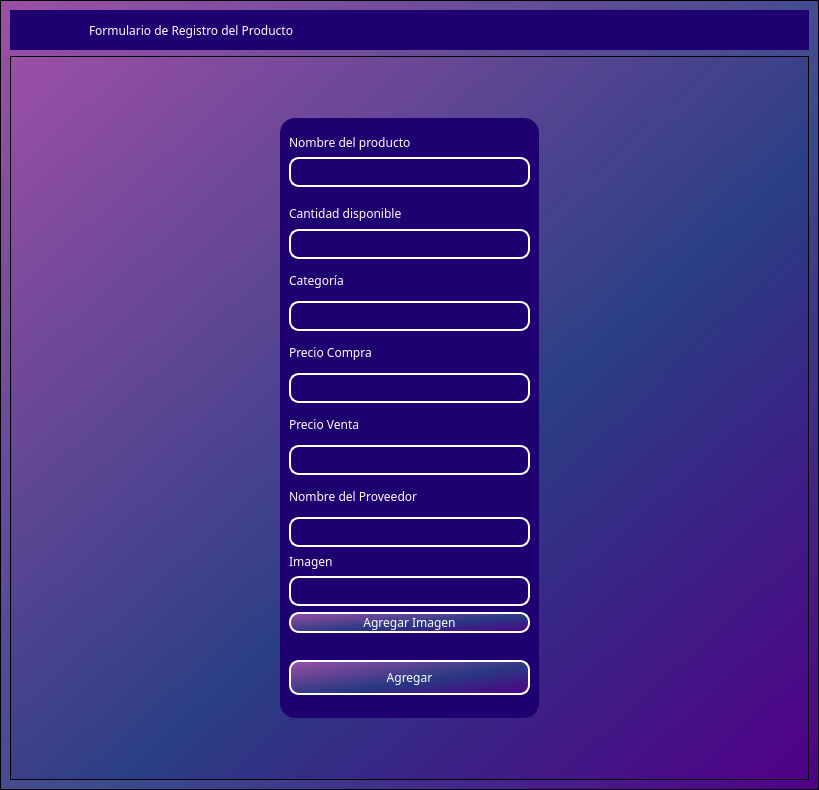
<?xml version="1.0" encoding="UTF-8"?>
<ui version="4.0">
 <class>MainWindow</class>
 <widget class="QMainWindow" name="MainWindow">
  <property name="geometry">
   <rect>
    <x>0</x>
    <y>0</y>
    <width>819</width>
    <height>790</height>
   </rect>
  </property>
  <property name="windowTitle">
   <string>MainWindow</string>
  </property>
  <property name="styleSheet">
   <string notr="true"/>
  </property>
  <widget class="QWidget" name="centralwidget">
   <property name="styleSheet">
    <string notr="true"/>
   </property>
   <layout class="QVBoxLayout" name="verticalLayout">
    <property name="spacing">
     <number>0</number>
    </property>
    <property name="leftMargin">
     <number>0</number>
    </property>
    <property name="topMargin">
     <number>0</number>
    </property>
    <property name="rightMargin">
     <number>0</number>
    </property>
    <property name="bottomMargin">
     <number>0</number>
    </property>
    <item>
     <widget class="QFrame" name="frame">
      <property name="enabled">
       <bool>true</bool>
      </property>
      <property name="styleSheet">
       <string notr="true">font-family: Noto Sans SC;
background-color: qlineargradient(spread:pad, x1:1, y1:1, x2:0, y2:0, stop:0 rgba(81, 0, 135, 255), stop:0.427447 rgba(41, 61, 132, 235), stop:1 rgba(155, 79, 165, 255));
</string>
      </property>
      <property name="frameShape">
       <enum>QFrame::StyledPanel</enum>
      </property>
      <property name="frameShadow">
       <enum>QFrame::Raised</enum>
      </property>
      <layout class="QVBoxLayout" name="verticalLayout_2">
       <item>
        <widget class="QFrame" name="frame_superior">
         <property name="minimumSize">
          <size>
           <width>0</width>
           <height>40</height>
          </size>
         </property>
         <property name="maximumSize">
          <size>
           <width>16777215</width>
           <height>40</height>
          </size>
         </property>
         <property name="styleSheet">
          <string notr="true">QPushButton{
	border-radius:18px;
}

QPushButton:hover{
	background-color: rgb(0, 0, 0);
}
QFrame{
	border-radius:25px;
 	background-color: #1E0070;
}</string>
         </property>
         <property name="frameShape">
          <enum>QFrame::StyledPanel</enum>
         </property>
         <property name="frameShadow">
          <enum>QFrame::Raised</enum>
         </property>
         <layout class="QHBoxLayout" name="horizontalLayout_3">
          <property name="spacing">
           <number>4</number>
          </property>
          <property name="leftMargin">
           <number>0</number>
          </property>
          <property name="topMargin">
           <number>0</number>
          </property>
          <property name="rightMargin">
           <number>0</number>
          </property>
          <property name="bottomMargin">
           <number>0</number>
          </property>
          <item>
           <spacer name="horizontalSpacer">
            <property name="orientation">
             <enum>Qt::Horizontal</enum>
            </property>
            <property name="sizeType">
             <enum>QSizePolicy::Fixed</enum>
            </property>
            <property name="sizeHint" stdset="0">
             <size>
              <width>25</width>
              <height>15</height>
             </size>
            </property>
           </spacer>
          </item>
          <item>
           <widget class="QPushButton" name="pushButton">
            <property name="maximumSize">
             <size>
              <width>50</width>
              <height>35</height>
             </size>
            </property>
            <property name="styleSheet">
             <string notr="true">QPushButton{
 	background-color: #1E0070;
}</string>
            </property>
            <property name="text">
             <string/>
            </property>
            <property name="icon">
             <iconset>
              <normalon>../image/product.png</normalon>
             </iconset>
            </property>
            <property name="iconSize">
             <size>
              <width>35</width>
              <height>25</height>
             </size>
            </property>
           </widget>
          </item>
          <item>
           <widget class="QLabel" name="label_2">
            <property name="layoutDirection">
             <enum>Qt::LeftToRight</enum>
            </property>
            <property name="styleSheet">
             <string notr="true">color:white;
font: 12pt &quot;MS Shell Dlg 2&quot;;</string>
            </property>
            <property name="text">
             <string>Formulario de Registro del Producto</string>
            </property>
            <property name="scaledContents">
             <bool>false</bool>
            </property>
            <property name="alignment">
             <set>Qt::AlignLeading|Qt::AlignLeft|Qt::AlignVCenter</set>
            </property>
            <property name="margin">
             <number>0</number>
            </property>
           </widget>
          </item>
          <item>
           <widget class="QPushButton" name="bt_minimize">
            <property name="minimumSize">
             <size>
              <width>38</width>
              <height>38</height>
             </size>
            </property>
            <property name="maximumSize">
             <size>
              <width>38</width>
              <height>38</height>
             </size>
            </property>
            <property name="styleSheet">
             <string notr="true">
 	background-color: #1E0070;

</string>
            </property>
            <property name="text">
             <string/>
            </property>
            <property name="icon">
             <iconset>
              <normaloff>image/minus.svg</normaloff>image/minus.svg</iconset>
            </property>
            <property name="iconSize">
             <size>
              <width>38</width>
              <height>38</height>
             </size>
            </property>
           </widget>
          </item>
          <item>
           <widget class="QPushButton" name="bt_maximize">
            <property name="minimumSize">
             <size>
              <width>38</width>
              <height>38</height>
             </size>
            </property>
            <property name="maximumSize">
             <size>
              <width>38</width>
              <height>38</height>
             </size>
            </property>
            <property name="styleSheet">
             <string notr="true">
 	background-color: #1E0070;

</string>
            </property>
            <property name="text">
             <string/>
            </property>
            <property name="icon">
             <iconset>
              <normaloff>image/chevron-up.svg</normaloff>image/chevron-up.svg</iconset>
            </property>
            <property name="iconSize">
             <size>
              <width>38</width>
              <height>38</height>
             </size>
            </property>
           </widget>
          </item>
          <item>
           <widget class="QPushButton" name="bt_normal">
            <property name="minimumSize">
             <size>
              <width>38</width>
              <height>38</height>
             </size>
            </property>
            <property name="maximumSize">
             <size>
              <width>38</width>
              <height>38</height>
             </size>
            </property>
            <property name="styleSheet">
             <string notr="true">
 	background-color: #1E0070;

</string>
            </property>
            <property name="text">
             <string/>
            </property>
            <property name="icon">
             <iconset>
              <normaloff>image/chevron-down.svg</normaloff>image/chevron-down.svg</iconset>
            </property>
            <property name="iconSize">
             <size>
              <width>38</width>
              <height>38</height>
             </size>
            </property>
           </widget>
          </item>
          <item>
           <widget class="QPushButton" name="bt_close">
            <property name="minimumSize">
             <size>
              <width>38</width>
              <height>38</height>
             </size>
            </property>
            <property name="maximumSize">
             <size>
              <width>38</width>
              <height>38</height>
             </size>
            </property>
            <property name="styleSheet">
             <string notr="true">
 	background-color: #1E0070;

</string>
            </property>
            <property name="text">
             <string/>
            </property>
            <property name="icon">
             <iconset>
              <normaloff>image/x.svg</normaloff>image/x.svg</iconset>
            </property>
            <property name="iconSize">
             <size>
              <width>38</width>
              <height>38</height>
             </size>
            </property>
           </widget>
          </item>
         </layout>
        </widget>
       </item>
       <item>
        <widget class="QFrame" name="frame_3">
         <property name="frameShape">
          <enum>QFrame::StyledPanel</enum>
         </property>
         <property name="frameShadow">
          <enum>QFrame::Raised</enum>
         </property>
         <layout class="QHBoxLayout" name="horizontalLayout_4">
          <item>
           <spacer name="horizontalSpacer_3">
            <property name="orientation">
             <enum>Qt::Horizontal</enum>
            </property>
            <property name="sizeHint" stdset="0">
             <size>
              <width>80</width>
              <height>20</height>
             </size>
            </property>
           </spacer>
          </item>
          <item>
           <layout class="QVBoxLayout" name="verticalLayout_4">
            <item>
             <widget class="QFrame" name="frame_4">
              <property name="maximumSize">
               <size>
                <width>500</width>
                <height>600</height>
               </size>
              </property>
              <property name="styleSheet">
               <string notr="true">QLabel {
	color: rgb(255, 255, 254);
	font: 12pt &quot;Arial&quot;;
	background-color: rgba(0, 0, 0,0);
}


QLineEdit{
background-color: rgba(0, 0, 0,0);
border-radius:10px; 
font: 12pt &quot;Arial&quot;;
color: rgb(255, 255, 254);
border: 2px solid  rgb(255, 255, 255);

}

QLineEdit:hover{
background-color: rgba(0, 0, 0,0);
border-radius:10px; 
font: 12pt &quot;Arial&quot;;
border: 2px solid  rgb(120, 0, 171);
}

QLineEdit:focus{
background-color: rgb(0, 0, 0);
border-radius:10px; 
font: 12pt &quot;Arial&quot;;
border: 2px solid rgb(120, 0, 171);
}

QCheckBox{
	font: 12pt &quot;Arial&quot;;
	color: rgb(255, 255, 255);
}

QCheckBox::indicator {
    width: 18px;
    height:18px;
}

QCheckBox::indicator:unchecked {
   background-image: url(image/square.svg);
}

QCheckBox::indicator:checked {
   background-image: url(image/check-square.svg);
}

QPushButton{
border-radius:10px; 
font: 12pt &quot;Arial&quot;;
color: rgb(255, 255, 254);
border: 2px solid #ffffff;
}

QPushButton:hover{
border-radius:10px; 
font: 12pt &quot;Arial&quot;;
color: rgb(255, 255, 255);
border: 2px solid rgb(120, 0, 171);
	background-color: rgb(120, 0, 171);
}
QFrame{
 	background-color: #1E0070;
	border-radius:15px; 
}
</string>
              </property>
              <property name="frameShape">
               <enum>QFrame::StyledPanel</enum>
              </property>
              <property name="frameShadow">
               <enum>QFrame::Raised</enum>
              </property>
              <layout class="QVBoxLayout" name="verticalLayout_3">
               <item>
                <spacer name="verticalSpacer_3">
                 <property name="orientation">
                  <enum>Qt::Vertical</enum>
                 </property>
                 <property name="sizeHint" stdset="0">
                  <size>
                   <width>20</width>
                   <height>40</height>
                  </size>
                 </property>
                </spacer>
               </item>
               <item>
                <widget class="QLabel" name="label_4">
                 <property name="text">
                  <string>Nombre del producto</string>
                 </property>
                </widget>
               </item>
               <item>
                <widget class="QLineEdit" name="nametxt">
                 <property name="minimumSize">
                  <size>
                   <width>0</width>
                   <height>30</height>
                  </size>
                 </property>
                </widget>
               </item>
               <item>
                <widget class="QLabel" name="label_9">
                 <property name="minimumSize">
                  <size>
                   <width>0</width>
                   <height>30</height>
                  </size>
                 </property>
                 <property name="maximumSize">
                  <size>
                   <width>16777215</width>
                   <height>20</height>
                  </size>
                 </property>
                 <property name="text">
                  <string>Cantidad disponible</string>
                 </property>
                </widget>
               </item>
               <item>
                <widget class="QLineEdit" name="stocktxt">
                 <property name="minimumSize">
                  <size>
                   <width>0</width>
                   <height>30</height>
                  </size>
                 </property>
                 <property name="inputMethodHints">
                  <set>Qt::ImhHiddenText|Qt::ImhPreferNumbers</set>
                 </property>
                </widget>
               </item>
               <item>
                <widget class="QLabel" name="label_7">
                 <property name="minimumSize">
                  <size>
                   <width>0</width>
                   <height>30</height>
                  </size>
                 </property>
                 <property name="text">
                  <string>Categoría</string>
                 </property>
                </widget>
               </item>
               <item>
                <widget class="QLineEdit" name="categorytxt">
                 <property name="minimumSize">
                  <size>
                   <width>0</width>
                   <height>30</height>
                  </size>
                 </property>
                 <property name="sizeIncrement">
                  <size>
                   <width>0</width>
                   <height>35</height>
                  </size>
                 </property>
                 <property name="baseSize">
                  <size>
                   <width>0</width>
                   <height>35</height>
                  </size>
                 </property>
                </widget>
               </item>
               <item>
                <widget class="QLabel" name="label_5">
                 <property name="minimumSize">
                  <size>
                   <width>0</width>
                   <height>30</height>
                  </size>
                 </property>
                 <property name="text">
                  <string>Precio Compra</string>
                 </property>
                </widget>
               </item>
               <item>
                <widget class="QLineEdit" name="purchasepricetxt">
                 <property name="minimumSize">
                  <size>
                   <width>0</width>
                   <height>30</height>
                  </size>
                 </property>
                 <property name="maximumSize">
                  <size>
                   <width>16777215</width>
                   <height>16777215</height>
                  </size>
                 </property>
                 <property name="echoMode">
                  <enum>QLineEdit::Normal</enum>
                 </property>
                </widget>
               </item>
               <item>
                <widget class="QLabel" name="label_10">
                 <property name="minimumSize">
                  <size>
                   <width>0</width>
                   <height>30</height>
                  </size>
                 </property>
                 <property name="text">
                  <string>Precio Venta</string>
                 </property>
                </widget>
               </item>
               <item>
                <widget class="QLineEdit" name="salepricetxt">
                 <property name="minimumSize">
                  <size>
                   <width>0</width>
                   <height>30</height>
                  </size>
                 </property>
                </widget>
               </item>
               <item>
                <widget class="QLabel" name="label_6">
                 <property name="minimumSize">
                  <size>
                   <width>0</width>
                   <height>30</height>
                  </size>
                 </property>
                 <property name="text">
                  <string>Nombre del Proveedor</string>
                 </property>
                </widget>
               </item>
               <item>
                <widget class="QLineEdit" name="providernametxt">
                 <property name="minimumSize">
                  <size>
                   <width>0</width>
                   <height>30</height>
                  </size>
                 </property>
                </widget>
               </item>
               <item>
                <widget class="QLabel" name="label">
                 <property name="text">
                  <string>Imagen</string>
                 </property>
                </widget>
               </item>
               <item>
                <widget class="QLineEdit" name="imagetxt">
                 <property name="enabled">
                  <bool>false</bool>
                 </property>
                 <property name="minimumSize">
                  <size>
                   <width>0</width>
                   <height>30</height>
                  </size>
                 </property>
                </widget>
               </item>
               <item>
                <widget class="QPushButton" name="btn_add_image">
                 <property name="cursor">
                  <cursorShape>PointingHandCursor</cursorShape>
                 </property>
                 <property name="text">
                  <string>Agregar Imagen</string>
                 </property>
                </widget>
               </item>
               <item>
                <spacer name="verticalSpacer_4">
                 <property name="orientation">
                  <enum>Qt::Vertical</enum>
                 </property>
                 <property name="sizeHint" stdset="0">
                  <size>
                   <width>20</width>
                   <height>40</height>
                  </size>
                 </property>
                </spacer>
               </item>
               <item>
                <spacer name="verticalSpacer_5">
                 <property name="orientation">
                  <enum>Qt::Vertical</enum>
                 </property>
                 <property name="sizeHint" stdset="0">
                  <size>
                   <width>20</width>
                   <height>40</height>
                  </size>
                 </property>
                </spacer>
               </item>
               <item>
                <spacer name="verticalSpacer_6">
                 <property name="orientation">
                  <enum>Qt::Vertical</enum>
                 </property>
                 <property name="sizeHint" stdset="0">
                  <size>
                   <width>20</width>
                   <height>40</height>
                  </size>
                 </property>
                </spacer>
               </item>
               <item>
                <widget class="QPushButton" name="btn_register_bd">
                 <property name="minimumSize">
                  <size>
                   <width>0</width>
                   <height>35</height>
                  </size>
                 </property>
                 <property name="cursor">
                  <cursorShape>PointingHandCursor</cursorShape>
                 </property>
                 <property name="text">
                  <string>Agregar</string>
                 </property>
                </widget>
               </item>
               <item>
                <spacer name="verticalSpacer_7">
                 <property name="orientation">
                  <enum>Qt::Vertical</enum>
                 </property>
                 <property name="sizeHint" stdset="0">
                  <size>
                   <width>20</width>
                   <height>40</height>
                  </size>
                 </property>
                </spacer>
               </item>
               <item>
                <layout class="QHBoxLayout" name="horizontalLayout_2"/>
               </item>
               <item>
                <spacer name="verticalSpacer_8">
                 <property name="orientation">
                  <enum>Qt::Vertical</enum>
                 </property>
                 <property name="sizeHint" stdset="0">
                  <size>
                   <width>20</width>
                   <height>40</height>
                  </size>
                 </property>
                </spacer>
               </item>
               <item>
                <layout class="QHBoxLayout" name="horizontalLayout"/>
               </item>
              </layout>
             </widget>
            </item>
           </layout>
          </item>
          <item>
           <spacer name="horizontalSpacer_4">
            <property name="orientation">
             <enum>Qt::Horizontal</enum>
            </property>
            <property name="sizeHint" stdset="0">
             <size>
              <width>80</width>
              <height>20</height>
             </size>
            </property>
           </spacer>
          </item>
         </layout>
        </widget>
       </item>
      </layout>
     </widget>
    </item>
   </layout>
  </widget>
 </widget>
 <resources/>
 <connections/>
</ui>
